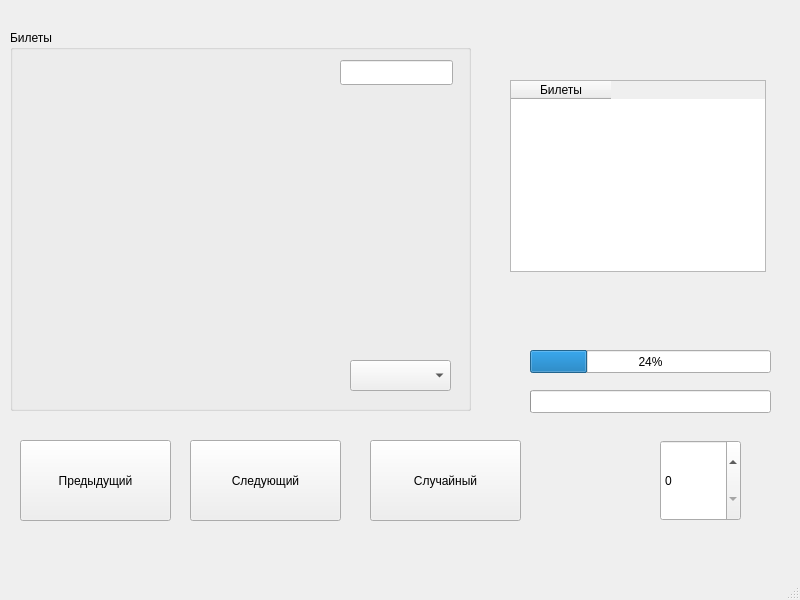
<?xml version="1.0" encoding="UTF-8"?>
<ui version="4.0">
 <class>MainWindow</class>
 <widget class="QMainWindow" name="MainWindow">
  <property name="geometry">
   <rect>
    <x>0</x>
    <y>0</y>
    <width>800</width>
    <height>600</height>
   </rect>
  </property>
  <property name="windowTitle">
   <string>MainWindow</string>
  </property>
  <widget class="QWidget" name="centralwidget">
   <widget class="QGroupBox" name="questioview">
    <property name="geometry">
     <rect>
      <x>10</x>
      <y>30</y>
      <width>461</width>
      <height>381</height>
     </rect>
    </property>
    <property name="title">
     <string>Билеты</string>
    </property>
    <widget class="QLabel" name="number">
     <property name="geometry">
      <rect>
       <x>30</x>
       <y>80</y>
       <width>411</width>
       <height>231</height>
      </rect>
     </property>
     <property name="text">
      <string/>
     </property>
    </widget>
    <widget class="QLabel" name="name">
     <property name="geometry">
      <rect>
       <x>20</x>
       <y>40</y>
       <width>67</width>
       <height>17</height>
      </rect>
     </property>
     <property name="text">
      <string/>
     </property>
    </widget>
    <widget class="QLineEdit" name="name_edit">
     <property name="geometry">
      <rect>
       <x>330</x>
       <y>30</y>
       <width>113</width>
       <height>25</height>
      </rect>
     </property>
    </widget>
    <widget class="QComboBox" name="status">
     <property name="geometry">
      <rect>
       <x>340</x>
       <y>330</y>
       <width>101</width>
       <height>31</height>
      </rect>
     </property>
    </widget>
   </widget>
   <widget class="QPushButton" name="previous">
    <property name="geometry">
     <rect>
      <x>20</x>
      <y>440</y>
      <width>151</width>
      <height>81</height>
     </rect>
    </property>
    <property name="text">
     <string>Предыдущий</string>
    </property>
   </widget>
   <widget class="QProgressBar" name="total">
    <property name="geometry">
     <rect>
      <x>530</x>
      <y>350</y>
      <width>241</width>
      <height>23</height>
     </rect>
    </property>
    <property name="value">
     <number>24</number>
    </property>
   </widget>
   <widget class="QProgressBar" name="green">
    <property name="geometry">
     <rect>
      <x>530</x>
      <y>390</y>
      <width>241</width>
      <height>23</height>
     </rect>
    </property>
   </widget>
   <widget class="QPushButton" name="next">
    <property name="geometry">
     <rect>
      <x>190</x>
      <y>440</y>
      <width>151</width>
      <height>81</height>
     </rect>
    </property>
    <property name="text">
     <string>Cледующий</string>
    </property>
   </widget>
   <widget class="QSpinBox" name="Count">
    <property name="geometry">
     <rect>
      <x>660</x>
      <y>440</y>
      <width>81</width>
      <height>81</height>
     </rect>
    </property>
    <property name="mouseTracking">
     <bool>false</bool>
    </property>
    <property name="maximum">
     <number>25</number>
    </property>
   </widget>
   <widget class="QPushButton" name="random">
    <property name="geometry">
     <rect>
      <x>370</x>
      <y>440</y>
      <width>151</width>
      <height>81</height>
     </rect>
    </property>
    <property name="text">
     <string>Случайный</string>
    </property>
   </widget>
   <widget class="QTableWidget" name="View">
    <property name="geometry">
     <rect>
      <x>510</x>
      <y>80</y>
      <width>256</width>
      <height>192</height>
     </rect>
    </property>
    <column>
     <property name="text">
      <string>Билеты</string>
     </property>
    </column>
   </widget>
  </widget>
  <widget class="QMenuBar" name="menubar">
   <property name="geometry">
    <rect>
     <x>0</x>
     <y>0</y>
     <width>800</width>
     <height>22</height>
    </rect>
   </property>
  </widget>
  <widget class="QStatusBar" name="statusbar"/>
 </widget>
 <resources/>
 <connections/>
</ui>
